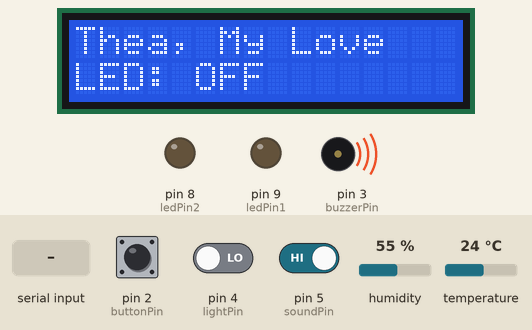
Simulated run of this sketch. Board: Arduino Uno, built with avr-gcc and run on an emulated ATmega328P. On the bench: 16×2 character LCD, output pins drawn as LEDs (lit = HIGH), buzzer (waves = sounding, pin HIGH). Dashed ring = blinking. The test bench sets the inputs (shaded band); at power-on: pin 2 (buttonPin) HIGH, pin 5 (soundPin) HIGH, pin 4 (lightPin) LOW, humidity 55 %, temperature 24 °C.

Above: at 1.2 s.
1.3 s: pin 2 (buttonPin) pulled LOW for 0.15 s
At 2.1 s:
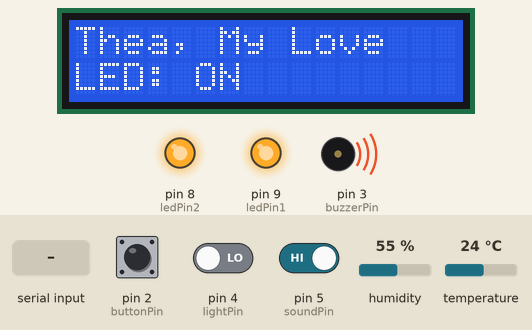
2.9 s: pin 5 (soundPin) driven LOW
At 3.32 s:
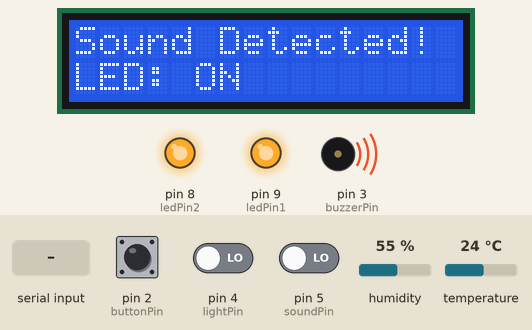
4.7 s: "2\n" received over the second serial link
At 5.03 s:
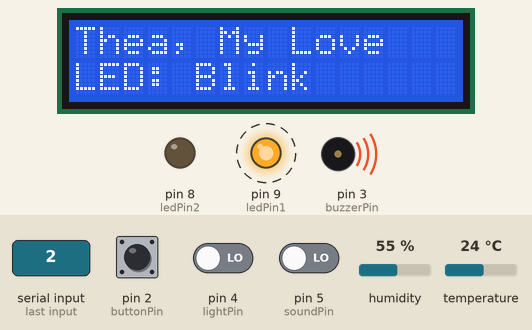
6.8 s: "L\n" received over the second serial link
At 7.1 s:
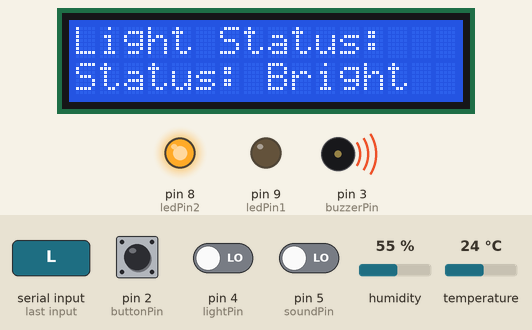
9.8 s: pin 2 (buttonPin) pulled LOW for 1 s
At 11.2 s:
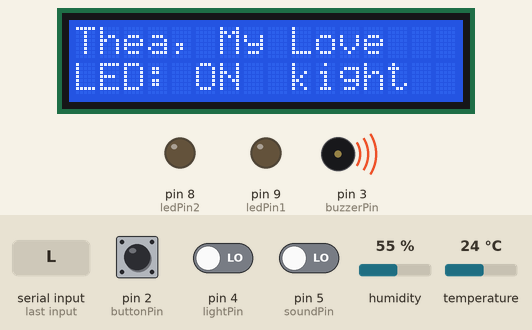
12.3 s: "T\n" received over the second serial link
At 13.3 s:
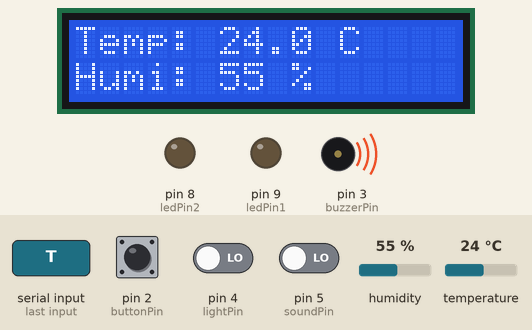
Timing chart, 0 to 16.3 s (numbered marks = the images above; inputs shaded):
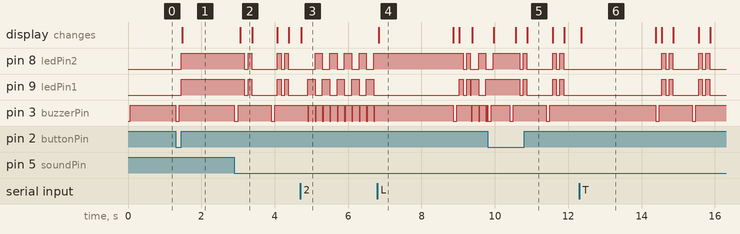

Measured:
- after the input at 1.3 s, pin 8 (ledPin2), pin 9 (ledPin1): LOW → HIGH after 0.15 s; pin 3 (buzzerPin): HIGH → LOW at once, → HIGH 0.10 s later; the display: changes after 0.17 s (image 1)
- after the input at 2.9 s, pin 8 (ledPin2), pin 9 (ledPin1): goes LOW 0.10 s, HIGH 0.10 s, LOW 0.70 s, HIGH 0.10 s, LOW 0.10 s, HIGH 0.10 s, then LOW, starting after 0.27 s; pin 3 (buzzerPin): alternates HIGH for 0.90 s and LOW for 0.10 s, starting at once; the display: changes after 0.16 s (image 2)
- after the input at 4.7 s, pin 3 (buzzerPin): alternates HIGH for 0.17 s and LOW for 0.03 s, starting after 0.23 s; the display: changes at once (image 3)
- after the input at 6.8 s, the display: changes at once (image 4)
- after the input at 9.8 s, the display: changes after 0.17 s (image 5)
- after the input at 12.3 s, the display: changes after 0.06 s (image 6)
- what the display in image 4 shows lasts 2.1 s, from 6.8 s to 8.9 s

The sketch:

Buzzer_module.ino
```cpp
#include <Wire.h>
#include <LiquidCrystal_I2C.h>
#include <SoftwareSerial.h>
#include <DHT.h>   // 温湿度库

LiquidCrystal_I2C lcd(0x27, 16, 2);
SoftwareSerial BT(10, 11); // RX=10, TX=11

// ===== 温湿度传感器定义 =====
#define DHTPIN 7
#define DHTTYPE DHT11
DHT dht(DHTPIN, DHTTYPE);

// ===== 引脚定义 =====
const int buttonPin = 2;
const int ledPin1 = 9;
const int ledPin2 = 8;
const int lightPin = 4;
const int soundPin = 5;
const int buzzerPin = 3;

int buttonState = 0;
int lastButtonState = 0;
int ledMode = 0;

unsigned long previousMillis = 0;
const long blinkInterval = 200;
bool blinkState = LOW;
char incomingChar;
unsigned long lastSoundTime = 0;
const long soundCooldown = 1000; // 增加冷却时间到1秒

// ===== 新增：蜂鸣器防自激变量 =====
unsigned long lastBuzzerTime = 0;
const long buzzerCooldown = 600; // 蜂鸣器响完后，600毫秒内忽略声音传感器

// ===== 【低电平触发蜂鸣器专用发声函数】 =====
void beep(int duration) {
  lastBuzzerTime = millis(); // 记录蜂鸣器开始发声的时间
  digitalWrite(buzzerPin, LOW);  // 低电平触发发声
  delay(duration);
  digitalWrite(buzzerPin, HIGH); // 高电平停止
  delay(50);
}

void updateLCD() {
  lcd.setCursor(0, 0);
  lcd.print("Thea, My Love   ");
  lcd.setCursor(0, 1);
  if (ledMode == 0) lcd.print("LED: OFF ");
  else if (ledMode == 1) lcd.print("LED: ON  ");
  else if (ledMode == 2) lcd.print("LED: Blink");
}

void updateLED() {
  if (ledMode == 0) {
    digitalWrite(ledPin1, LOW); digitalWrite(ledPin2, LOW);
  } else if (ledMode == 1) {
    digitalWrite(ledPin1, HIGH); digitalWrite(ledPin2, HIGH);
  }
}

void playAlert() {
  beep(200); delay(100); beep(200); delay(100); beep(200);
}

void readAndReportLight() {
  int lightState = digitalRead(lightPin);
  lcd.clear();
  lcd.setCursor(0, 0);
  lcd.print("Light Status:");
  lcd.setCursor(0, 1);
  if (lightState == HIGH) {
    lcd.print("Status: Dark");
    if (ledMode == 0) { ledMode = 1; updateLED(); }
    BT.println("Light: Dark (LED Auto ON)");
  } else {
    lcd.print("Status: Bright");
    BT.println("Light: Bright");
  }
  delay(2000);
  updateLCD();
}

// ===== 读取温湿度并上报 =====
void readAndReportDHT() {
  float t = dht.readTemperature(); // 读温度
  float h = dht.readHumidity();    // 读湿度

  // DHT11 偶尔会读取失败，必须判空，否则屏幕会显示 nan
  if (isnan(t) || isnan(h)) {
    lcd.clear();
    lcd.setCursor(0, 0);
    lcd.print("Sensor Error!");
    BT.println("Sensor Error! Check wiring.");  // 错误也回传手机
    beep(200);
  } else {
    lcd.clear();
    lcd.setCursor(0, 0);
    lcd.print("Temp: ");
    lcd.print(t, 1);
    lcd.print(" C");

    lcd.setCursor(0, 1);
    lcd.print("Humi: ");
    lcd.print(h, 0);
    lcd.print(" %");

    // 通过蓝牙把数据发回手机
    BT.print("Temp: ");
    BT.print(t, 1);
    BT.print("C, Humi: ");
    BT.print(h, 0);
    BT.println("%");
  }
  delay(2000);   // 停留 2 秒后切回主界面
  updateLCD();
}

void setup() {
  lcd.init();
  lcd.backlight();
  dht.begin();   // 初始化温湿度传感器

  pinMode(ledPin1, OUTPUT); pinMode(ledPin2, OUTPUT);
  pinMode(buttonPin, INPUT_PULLUP);
  pinMode(lightPin, INPUT);
  pinMode(soundPin, INPUT);
  pinMode(buzzerPin, OUTPUT);

  digitalWrite(buzzerPin, HIGH); // 初始化时关闭蜂鸣器

  ledMode = 0;
  updateLED();
  updateLCD();

  Serial.begin(9600);
  BT.begin(38400);
}

void loop() {
  // ===== 1. 声音传感器检测逻辑（增加防自激判断） =====
  // 只有在距离上次蜂鸣器响超过 600ms，且距离上次触发超过 1000ms 时，才响应声音
  if (digitalRead(soundPin) == LOW
      && (millis() - lastSoundTime > soundCooldown)
      && (millis() - lastBuzzerTime > buzzerCooldown)) {

    lastSoundTime = millis();
    beep(100);
    lcd.setCursor(0, 0); lcd.print("Sound Detected! ");
    BT.println(">> Sound Detected! <<");

    // LED闪烁提示
    digitalWrite(ledPin1, HIGH); digitalWrite(ledPin2, HIGH); delay(100);
    digitalWrite(ledPin1, LOW); digitalWrite(ledPin2, LOW); delay(100);
    digitalWrite(ledPin1, HIGH); digitalWrite(ledPin2, HIGH); delay(100);
    digitalWrite(ledPin1, LOW); digitalWrite(ledPin2, LOW);
    updateLCD();
  }

  // ===== 2. LED跳动模式 =====
  if (ledMode == 2) {
    unsigned long currentMillis = millis();
    if (currentMillis - previousMillis >= blinkInterval) {
      previousMillis = currentMillis;
      blinkState = !blinkState;
      digitalWrite(ledPin1, blinkState ? HIGH : LOW);
      digitalWrite(ledPin2, blinkState ? LOW : HIGH);
      // 跳动时蜂鸣器跟着滴一声
      lastBuzzerTime = millis();
      digitalWrite(buzzerPin, LOW); delay(30); digitalWrite(buzzerPin, HIGH);
    }
  }

  // ===== 3. 按键本地控制 =====
  buttonState = digitalRead(buttonPin);
  if (buttonState == LOW && lastButtonState == HIGH) {
    if (ledMode == 0 || ledMode == 2) { ledMode = 1; beep(100); }
    else { ledMode = 0; beep(100); }
    updateLED(); updateLCD();
    delay(150);
  }
  lastButtonState = buttonState;

  // ===== 4. 蓝牙控制 =====
  if (BT.available()) {
    incomingChar = BT.read();
    if (incomingChar == '\r' || incomingChar == '\n') return;

    if (incomingChar == 'L' || incomingChar == 'l') readAndReportLight();
    else if (incomingChar == 'T' || incomingChar == 't') readAndReportDHT();
    else if (incomingChar == 'B' || incomingChar == 'b') playAlert();
    else if (incomingChar == '1') { ledMode = 1; updateLED(); updateLCD(); beep(100); }
    else if (incomingChar == '0') { ledMode = 0; updateLED(); updateLCD(); beep(100); }
    else if (incomingChar == '2') { ledMode = 2; previousMillis = millis(); updateLCD(); }
    else if (incomingChar == '3') {
      lcd.clear();
      lcd.setCursor(0, 0); lcd.print("Happy Mid-Autumn");
      lcd.setCursor(0, 1); lcd.print("Festival");
      beep(200); delay(100); beep(200); delay(100); beep(400);
    }
  }
}
```
